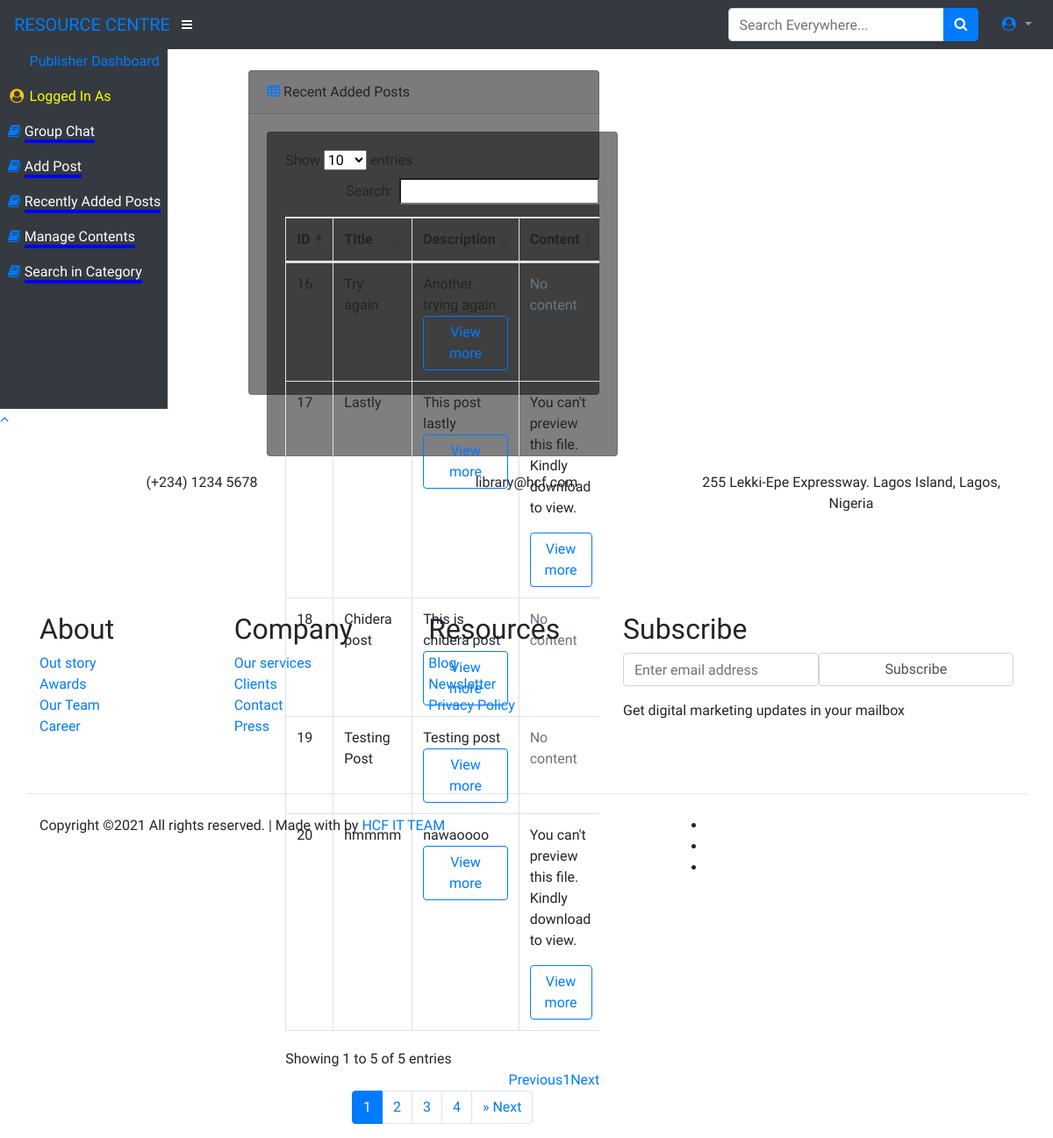
Page /publisher-list/ (signed in) on the committed database.
### library/models.py (models this page shows, shortened)
class Post(models.Model):
    title = models.CharField(max_length=200)
    slug = models.SlugField(max_length=250, unique_for_date='published_date')
    author = models.ForeignKey(get_user_model(), on_delete=models.CASCADE, related_name='library_posts', blank=True, null=True)
    category = models.ForeignKey(Category, on_delete=models.PROTECT, default=1)
    desc = models.CharField(max_length=1000)
    file = models.FileField(upload_to=user_directory_path, null=True, blank=True)
    status = models.CharField(max_length=1, choices=choices, default='p')
    published_date = models.DateTimeField(default=timezone.now)
    def extension(self):
        name, extension = os.path.splitext(self.file.name)
        return extension
    def publisher_get_absolute_url(self):
        return reverse('publisher_detail', args=[self.slug])
    class Meta:
        ordering = ('-published_date',)

### library/views.py (the view)
# urls.py: path('publisher-list/', PublisherPostListView.as_view(), name='publisher_list'),
class PublisherPostListView(LoginRequiredMixin, ListView):
	model = Post
	template_name = 'library/publisher/post_list.html'
	context_object_name = 'all_posts'
	paginate_by = 5
	def get_queryset(self):
		return Post.objects.filter(status='p')

### library/views.py (called while the page is built)
def category_list(request):
    category_list = Category.objects.exclude(name='Default')
    context =  {'category_list': category_list,}
    return context

### library/templates/library/publisher/post_list.html (shortened to what this page needs)
{% extends 'library/publisher/base.html' %}
{% load static %}
{% block body %}
<div class="col-9">
<div class="row" style="padding-top: 30px">
<div class="col-sm-1" style="color: red">
</div>
<div class="col-sm-10">
  <div class="card mb-3">
    <div class="card-header">
      <i class="fa fa-table text-primary"></i>
      Recent Added Posts
    </div>
    <div class="card-body">
        <div class="card mb-3">
          <div class="card-body">
            <div class="table-responsive">
              <table class="table table-bordered" id="myDataTable" width="100%" cellspacing="0">
                  <thead>
                      <tr>
                          <th>ID</th>
                          <th>Title</th>
                          <th>Description</th>
                          <th>Content</th>
                      </tr>
                    </thead>
                      <tbody>
                        {% if all_posts %}
                          {% for post in all_posts %}
                            <tr>
                              <td>{{ post.id }}</td>
                              <td>{{ post.title }}</td>
                              <td>{{ post.desc }} <br>
                                <a href="{{ post.publisher_get_absolute_url }}" class="btn btn-outline-primary">View more</a></td>
                              <td>
                                {% if post.file %}
                                  {% if post.extension == '.jpg' or post.extension == '.jpeg' or post.extension == '.png' or post.extension == '.gif' or post.extension == '.webp' %}
                                    <img src="{{ post.file.url }}" alt="{{ post.title}}" width="320" height="240">
                                  {% elif post.extension == '.zip' or post.extension == '.7z' or post.extension == '.doc' or post.extension == '.pdf' or post.extension == '.txt' or post.extension == '.xls' or post.extension == '.csv' %}
                                    <p>You can't preview this file. Kindly download to view.</p>
                                  <a href="{{ post.publisher_get_absolute_url }}" class="btn btn-outline-primary">View more</a>
                                  {% elif post.extension == '' %}
                                  <span class="text-muted">No content</span>
                                  {% else %}
                                      <span>File type not recognized</span>
                                  {% endif %}
                                {% else %}
                                  <span class="text-muted">No content</span>
                                {% endif %}
                              </td>
                            </tr>
                          {% endfor %}
                        {% endif %}
                            </tbody>
                        </table>
{% if is_paginated %}
  <ul class="pagination justify-content-center">
    {% for i in paginator.page_range %}
      {% if page_obj.number == i %}
        <li class="page-item active"><span class="page-link">{{ i }} </span>
        </li>
      {% else %}
        <li class="page-item"><a class="page-link" href="?page={{ i }}">{{ i }}</a></li>
      {% endif %}
    {% endfor %}
    {% if page_obj.has_next %}
    <li class="page-item">
      <a class="page-link" href="?page= {{ comments.next_page_number }}" aria-label="Previous">
        <span aria-hidden="true">&raquo;</span>
        <span>Next</span>
      </a>
    </li>
    {% endif %}
  </ul>
{% endif %}
                    </div>
                </div>
            </div>
        </div>
    </div>
</div>
<div class="col-sm-1">
</div>
</div>
</div>
{% endblock %}

### library/static/library/css/style.css (style rules this page uses)
html,body { background-image: url('http://getwallpapers.com/wallpaper/full/a/5/d/544750.jpg'); background-size: cover; background-repeat: no-repeat; height: 100%; font-family: 'Numans', sans-serif; }
.card { height: 370px; margin-top: auto; margin-bottom: auto; width: 400px; background-color: rgba(0,0,0,0.5) !important; }

### library/static/library/css/mystyle.css (style rules this page uses)
html,body { background-size: cover; background-repeat: no-repeat; height: 100%; font-family: 'Numans', sans-serif; }

### library/templates/library/publisher/base.html (style rules this page uses)
body { display: flex; flex-direction: column; min-height: 100vh; }

### rows in the picture
Post: id "20", title "hmmmm", desc "nawaoooo"
Post: id "19", title "Testing Post", desc "Testing post", file "No content"
Post: id "18", title "Chidera post", desc "This is chidera post", file "No content"
Post: id "17", title "Lastly", desc "This post lastly"
Post: id "16", title "Try again", desc "Another trying again", file "No content"

### other values in the picture
{{ i }} "1"
{{ i }} "2" "3" "4"
